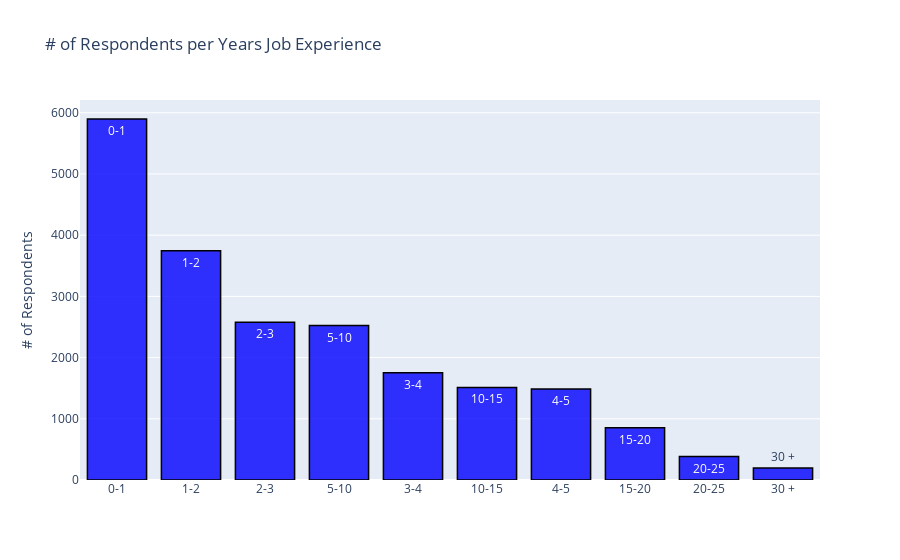

The cell this chart's notebook holds for it:
### Code cell
questionNumber = 'Q8'
title='# of Respondents per Years Job Experience'
plotMultipleChoice(questionNumber,data,data2,title,yAxisTitle,begin,end)

### Figure 1 — Plotly figure (JSON) as saved in the notebook; plotly's stock layout.template omitted (floating-point values rounded to 4 significant figures)
{"data": [{"marker": {"color": "rgba(0, 0, 255, 0.8)", "line": {"color": "rgb(0,0,0)", "width": 1.5}}, "name": "Kaggle", "text": ["0-1", "1-2", "2-3", "5-10", "3-4", "10-15", "4-5", "15-20", "20-25", "30 +", "25-30"], "type": "bar", "x": ["0-1", "1-2", "2-3", "5-10", "3-4", "10-15", "4-5", "15-20", "20-25", "30 +", "25-30"], "y": [5898, 3745, 2577, 2524, 1751, 1512, 1488, 854, 384, 197]}], "layout": {"barmode": "group", "showlegend": false, "title": {"text": "# of Respondents per Years Job Experience"}, "yaxis": {"title": {"text": "# of Respondents"}}}}
